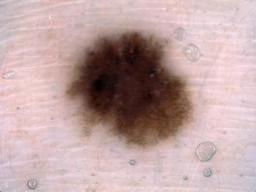
#> input picture skin_data/imgx1027.jpg, 256 x 192 px; its folder holds only this picture in this run
$ jupyter execute --allow-errors skin_lesion_segmentation_multiple_image_computer_vision_project.ipynb   (shell and % lines are left out)
#> lines starting #> are read from the running program, lines starting #| are printed output that depends on the picture; after the words box and inside, x2 and y2 are one past the last pixel; in counts of white or black regions, pixels touching at a corner belong together
## Loading Necessary Libraries

[cell 1]
import numpy as np
import matplotlib.pyplot as plt
import cv2
import os

## Reading all the images from the file and storing them in array

[cell 2]
all_skin_image_files = []

[cell 3]
for root, dirs, files in os.walk('./skin_data/'):
  for file in files:
    image_path = os.path.join(root, file)
    image_read = cv2.imread(image_path)
#> image_read is the input picture: shape (192, 256, 3); mean B, G, R 163.7, 164.1, 191.1
    image_read_to_rgb = cv2.cvtColor(image_read, cv2.COLOR_BGR2RGB)
    all_skin_image_files.append(image_read_to_rgb)

## Calculating the total number of images stored inside the array

[cell 4]
print(f'Total number of images: {len(all_skin_image_files)}')
#| Total number of images: 1

## Displaying the first 5 images horizontally

[cell 5]
first_five_skin_images = all_skin_image_files[:5]
#> first_five_skin_images = 1 item

[cell 6]
images_disp_in_horizontal_stack = np.hstack(first_five_skin_images)

[cell 7]
plt.figure(figsize=(20, 10))
plt.imshow(images_disp_in_horizontal_stack)

## Converting all the images into GRAYSCALE and then displaying the first five images horizontally

[cell 8]
all_skin_lesion_image_to_gray = []

[cell 9]
for image in all_skin_image_files:
    image_to_gray = cv2.cvtColor(image, cv2.COLOR_BGR2GRAY)
    all_skin_lesion_image_to_gray.append(image_to_gray)
#> this loop made 1 pass
#> pass 1, `image_to_gray = cv2.cvtColor(image, cv2.COLOR_BGR2GRAY)`:
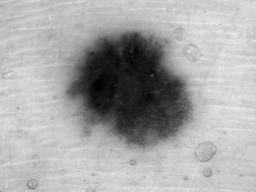
#> image_to_gray: shape (192, 256); min 1, max 232, mean 167.1
#> after the loop, all_skin_lesion_image_to_gray = 1 item

[cell 10]
all_skin_lesion_image_to_gray_first_five = all_skin_lesion_image_to_gray[:5]
#> all_skin_lesion_image_to_gray_first_five = 1 item

[cell 11]
images_disp_in_horizontal_stack = np.hstack(all_skin_lesion_image_to_gray_first_five)

[cell 12]
plt.figure(figsize=(20, 10))
plt.imshow(images_disp_in_horizontal_stack)

## Reducing noise in all the images using GaussianBlur and then displaying the first five images horizontally

[cell 13]
all_skin_lesion_image_reduce_noise = []

[cell 14]
for image in all_skin_lesion_image_to_gray:
    reduce_noise_in_img = cv2.GaussianBlur(image, (5, 5), 0)
    all_skin_lesion_image_reduce_noise.append(reduce_noise_in_img)
#> after the loop, all_skin_lesion_image_reduce_noise = 1 item

[cell 15]
all_skin_lesion_image_reduce_noise_first_five = all_skin_lesion_image_reduce_noise[:5]
#> all_skin_lesion_image_reduce_noise_first_five = 1 item

[cell 16]
images_disp_in_horizontal_stack = np.hstack(all_skin_lesion_image_reduce_noise_first_five)

[cell 17]
plt.figure(figsize=(20, 10))
plt.imshow(images_disp_in_horizontal_stack)

### After reducing the noise in the images, the images look same as that of the previous ones which simply means that the images are already clean and there is not much noise to reduce in the images.

## Adjusting contrast and brightness of all the images using convertScaleAbs and then displaying the first five images horizontally

[cell 18]
all_skin_image_adjust_contrast_and_brightness = []

[cell 19]
for image in all_skin_lesion_image_reduce_noise:
    adjust_contrast_in_img = cv2.convertScaleAbs(image, alpha=1.5, beta=20)
    all_skin_image_adjust_contrast_and_brightness.append(adjust_contrast_in_img)
#> this loop made 1 pass
#> pass 1, `adjust_contrast_in_img = cv2.convertScaleAbs(image, alpha=1.5, beta=20)`:
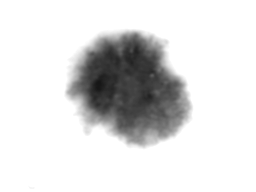
#> adjust_contrast_in_img: shape (192, 256); min 22, max 255, mean 222.9
#> after the loop, all_skin_image_adjust_contrast_and_brightness = 1 item

[cell 20]
all_skin_image_adjust_contrast_and_brightness_first_five = all_skin_image_adjust_contrast_and_brightness[:5]
#> all_skin_image_adjust_contrast_and_brightness_first_five = 1 item

[cell 21]
images_disp_in_horizontal_stack = np.hstack(all_skin_image_adjust_contrast_and_brightness_first_five)

[cell 22]
plt.figure(figsize=(20, 10))
plt.imshow(images_disp_in_horizontal_stack)

## Performing Histogram Equalization on all the images and then displaying the first five images horizontally

[cell 23]
all_skin_image_equalize_hist = []

[cell 24]
for image in all_skin_image_adjust_contrast_and_brightness:
    equalize_hist_in_img = cv2.equalizeHist(image)
    all_skin_image_equalize_hist.append(equalize_hist_in_img)
#> this loop made 1 pass
#> pass 1, `equalize_hist_in_img = cv2.equalizeHist(image)`:
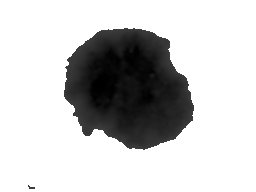
#> equalize_hist_in_img: shape (192, 256); min 0, max 255, mean 201.3
#> after the loop, all_skin_image_equalize_hist = 1 item

[cell 25]
all_skin_image_equalize_hist = all_skin_image_equalize_hist[:5]

[cell 26]
images_disp_in_horizontal_stack = np.hstack(all_skin_image_equalize_hist)

[cell 27]
plt.figure(figsize=(20, 10))
plt.imshow(images_disp_in_horizontal_stack)

## Performing Thresholding on all the images and then displaying the first five images horizontally

[cell 28]
all_skin_images_threshold = []

[cell 29]
for image in all_skin_image_equalize_hist:
    _, thresholding_in_img = cv2.threshold(image, 128, 255, cv2.THRESH_BINARY)
    all_skin_images_threshold.append(thresholding_in_img)
#> this loop made 1 pass
#> pass 1, `_, thresholding_in_img = cv2.threshold(image, 128, 255, cv2.THRESH_BIN..`:
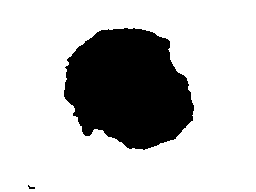
#> thresholding_in_img: shape (192, 256); 76% white; 2 black regions (1 under 20 px), largest, box (x1, y1, x2, y2) and area: (64, 28, 194, 150) 11768
#> after the loop, all_skin_images_threshold = 1 item

[cell 30]
all_skin_images_threshold_first_five = all_skin_images_threshold[:5]
#> all_skin_images_threshold_first_five = 1 item

[cell 31]
images_disp_in_horizontal_stack = np.hstack(all_skin_images_threshold_first_five)

[cell 32]
plt.figure(figsize=(20, 10))
plt.imshow(images_disp_in_horizontal_stack)

## Detecting features using SIFT in all the images and then displaying the first five images horizontally

[cell 33]
all_skin_images_sift = []

[cell 34]
sift = cv2.SIFT_create()

[cell 35]
for image in all_skin_images_threshold:
    keypoints, descriptors = sift.detectAndCompute(image, None)
    image_with_keypoints = cv2.drawKeypoints(image, keypoints, None)
    all_skin_images_sift.append(image_with_keypoints)
#> after the loop, all_skin_images_sift = 1 item

[cell 36]
all_skin_images_sift_first_five = all_skin_images_sift[:5]
#> all_skin_images_sift_first_five = 1 item

[cell 37]
images_disp_in_horizontal_stack = np.hstack(all_skin_images_sift_first_five)

[cell 38]
plt.figure(figsize=(20, 10))
plt.imshow(images_disp_in_horizontal_stack)

## Detecting Features using FAST in all the images and then displaying the first five images horizontally

[cell 39]
all_skin_images_fast = []

[cell 40]
fast = cv2.FastFeatureDetector_create()

[cell 41]
for image in all_skin_images_threshold:
    keypoints = fast.detect(image, None)
    image_with_keypoints = cv2.drawKeypoints(image, keypoints, None, color=(0, 0, 255))
    all_skin_images_fast.append(image_with_keypoints)
#> after the loop, all_skin_images_fast = 1 item

[cell 42]
all_skin_images_fast_first_five = all_skin_images_fast[:5]
#> all_skin_images_fast_first_five = 1 item

[cell 43]
images_disp_in_horizontal_stack = np.hstack(all_skin_images_fast_first_five)

[cell 44]
plt.figure(figsize=(20, 10))
plt.imshow(images_disp_in_horizontal_stack)

## Performing BRIEF operation with the help of the any two images

[cell 45]
first_image_pos = 0
second_image_pos = 1

[cell 46]
img_1 = all_skin_images_threshold[first_image_pos]
#> (the rest of this cell did not finish here and is left out)

[cell 47]
brief = cv2.BRISK_create()

[cell 48]
fast = cv2.FastFeatureDetector_create()

[cell 49]
keypoints1 = fast.detect(img_1, None)
#> keypoints1 = 23 keypoints; strongest (x, y, size): (130, 28, 7), (108, 29, 7), (111, 29, 7), (101, 30, 7)
#> (the rest of this cell did not finish here and is left out)

[cell 50]
keypoints1, descriptors1 = brief.compute(img_1, keypoints1)
#> (the rest of this cell did not finish here and is left out)

[cell 51]
bf = cv2.BFMatcher(cv2.NORM_HAMMING, crossCheck=True)

#> (a cell that did not finish here is left out)

#> (a cell that did not finish here is left out)

[cell 54]
plt.figure(figsize=(6, 3))
#> (the rest of this cell did not finish here and is left out)

## Performing BRIEF with KNN with the help of any two images

[cell 55]
good_matches = []

[cell 56]
first_image_pos = 0
second_image_pos = 1

[cell 57]
img_1 = all_skin_images_threshold[first_image_pos]
#> (the rest of this cell did not finish here and is left out)

[cell 58]
brief = cv2.BRISK_create()

[cell 59]
fast = cv2.FastFeatureDetector_create()

[cell 60]
keypoints1 = fast.detect(img_1, None)
#> (the rest of this cell did not finish here and is left out)

[cell 61]
bf = cv2.BFMatcher()

#> (a cell that did not finish here is left out)

#> (a cell that did not finish here is left out)

#> (a cell that did not finish here is left out)

[cell 65]
plt.figure(figsize=(6, 3))
#> (the rest of this cell did not finish here and is left out)

## Detecting Features in all the images using ORB and then displaying the first five images

[cell 66]
all_skin_images_orb = []

[cell 67]
orb = cv2.ORB_create()

[cell 68]
for image in all_skin_images_threshold:
    keypoints, descriptors = orb.detectAndCompute(image, None)
    image_with_keypoints = cv2.drawKeypoints(image, keypoints, None, color=(0, 255, 0))
    all_skin_images_orb.append(image_with_keypoints)
#> this loop made 1 pass
#> pass 1, `image_with_keypoints = cv2.drawKeypoints(image, keypoints, None, color..`:
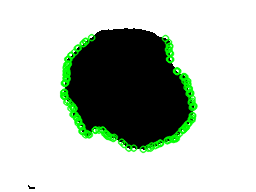
#> image_with_keypoints: shape (192, 256, 3); mean of channels 0, 1, 2 188.9, 198.9, 188.9; drawn as B, G, R
#> after the loop, all_skin_images_orb = 1 item

[cell 69]
all_skin_images_orb_first_five = all_skin_images_orb[:5]
#> all_skin_images_orb_first_five = 1 item

[cell 70]
images_disp_in_horizontal_stack = np.hstack(all_skin_images_orb_first_five)

[cell 71]
plt.figure(figsize=(20, 10))
plt.imshow(images_disp_in_horizontal_stack)

## Performing Contour Segmentation and then displaying the first five images

[cell 72]
all_skin_images_contour = []

[cell 73]
for image in all_skin_images_threshold:
    blurred = cv2.GaussianBlur(image, (11, 11), 0)
    edges = cv2.Canny(blurred, 75, 200)
    contours, _ = cv2.findContours(edges, cv2.RETR_EXTERNAL, cv2.CHAIN_APPROX_SIMPLE)
    mask = np.zeros_like(image)
    img_contours = cv2.drawContours(mask, contours, -1, 255, thickness=cv2.FILLED)
    all_skin_images_contour.append(img_contours)
#> this loop made 1 pass
#> pass 1, `blurred = cv2.GaussianBlur(image, (11, 11), 0)`:
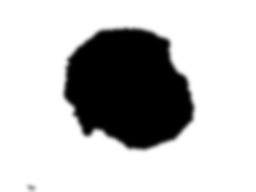
#> blurred: shape (192, 256); min 0, max 255, mean 193.9
#> pass 1, `edges = cv2.Canny(blurred, 75, 200)`:
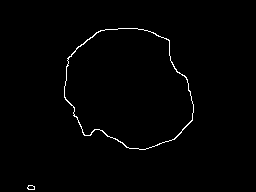
#> edges: shape (192, 256); 1% white in thin lines or dots, all inside (x1, y1, x2, y2) = (27, 28, 194, 190)
#> pass 1, `img_contours = cv2.drawContours(mask, contours, -1, 255, thickness=cv2..`:
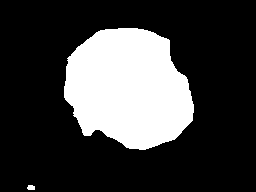
#> img_contours: shape (192, 256); 24.5% white; 2 white regions, box (x1, y1, x2, y2) and area: (64, 28, 194, 150) 11996, (27, 185, 35, 190) 35
#> after the loop, all_skin_images_contour = 1 item

[cell 74]
all_skin_images_contour_first_five = all_skin_images_contour[:5]
#> all_skin_images_contour_first_five = 1 item

$ run again, on skin_data/imgx1028.jpg
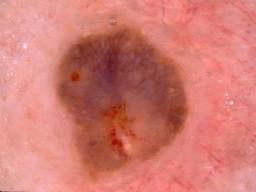
#> input picture skin_data/imgx1028.jpg, 256 x 192 px
#> image_read is the input picture: shape (192, 256, 3); mean B, G, R 114, 122.3, 210.4
#| Total number of images: 1
#> first_five_skin_images = 1 item
#> the loop `for image in all_skin_image_files:` made 1 pass
#> the loop `for image in all_skin_lesion_image_to_gray:` made 1 pass
#> the loop `for image in all_skin_lesion_image_reduce_noise:` made 1 pass
#> the loop `for image in all_skin_image_adjust_contrast_and_brightness:` made 1 pass
#> the loop `for image in all_skin_image_equalize_hist:` made 1 pass
#> pass 1, `_, thresholding_in_img = cv2.threshold(image, 128, 255, cv2.THRESH_BIN..`:
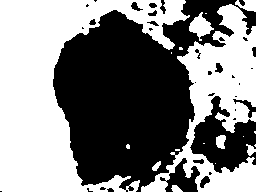
#> thresholding_in_img: shape (192, 256); 51.2% white; 36 black regions (19 under 20 px), largest, box (x1, y1, x2, y2) and area: (53, 0, 256, 192) 20040, (190, 96, 256, 173) 2569, (160, 158, 200, 192) 635
#> the loop `for image in all_skin_images_threshold:` made 1 pass
#> `keypoints1 = fast.detect(img_1, None)`: keypoints1 = 67 keypoints; strongest (x, y, size): (164, 3, 7), (237, 3, 7), (222, 6, 7), (138, 7, 7)
#> `keypoints1, descriptors1 = brief.compute(img_1, keypoints1)`: keypoints1 = 53 keypoints; strongest (x, y, size): (185, 14, 7), (127, 18, 7), (129, 19, 7), (132, 20, 7)
#> `keypoints1 = fast.detect(img_1, None)`: keypoints1 = 67 keypoints; strongest (x, y, size): (164, 3, 7), (237, 3, 7), (222, 6, 7), (138, 7, 7)
#> after the loop `for image in all_skin_images_threshold:`: all_skin_images_orb = 1 item
#> the loop `for image in all_skin_images_threshold:` made 1 pass
#> pass 1, `img_contours = cv2.drawContours(mask, contours, -1, 255, thickness=cv2..`:
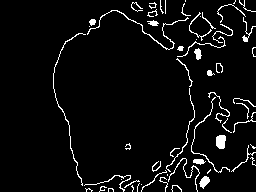
#> img_contours: shape (192, 256); 5.1% white in thin lines or dots, all inside (x1, y1, x2, y2) = (53, 0, 256, 192)
